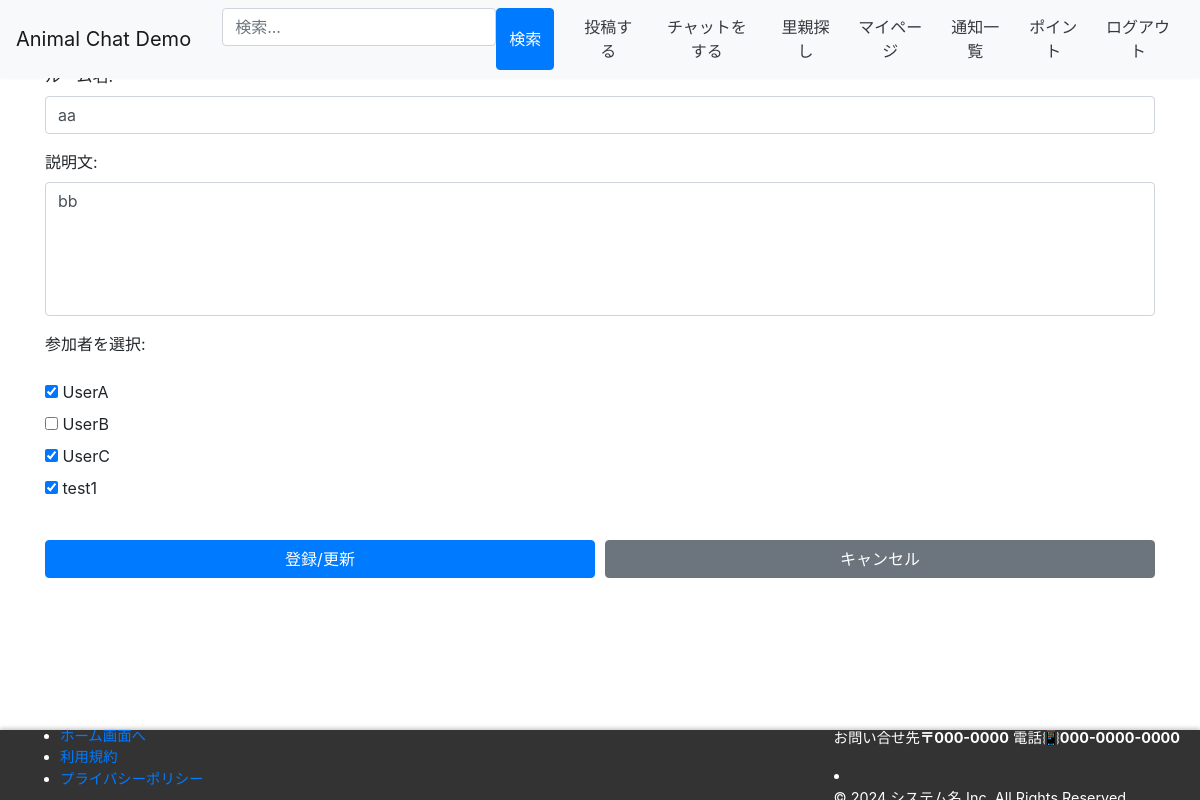
Before: /chat/update/room/9 (signed in) with the older database file.
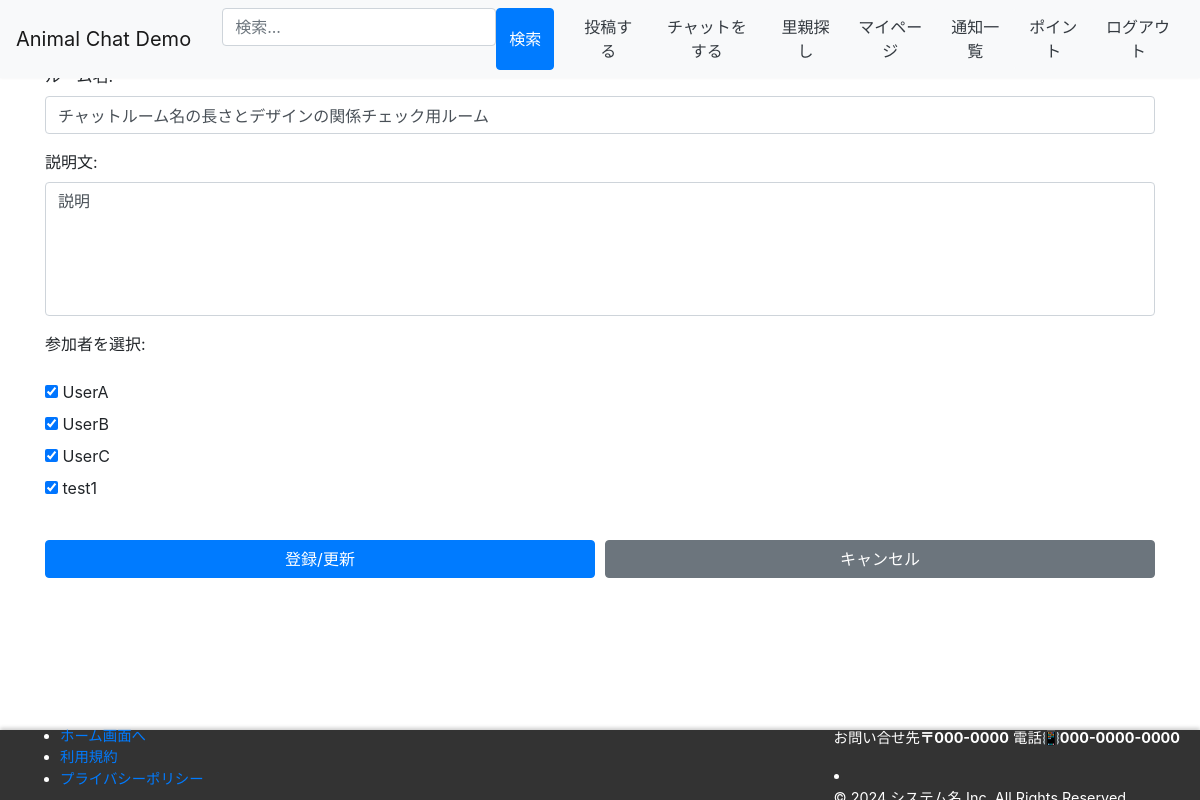
After: the same page with the newer database file.
### chat/models.py (models this page shows, shortened)
class Room(models.Model):
    host = models.ForeignKey(User, on_delete=models.CASCADE)
    name = models.CharField(gettext_lazy('ルーム名'), max_length=64)
    description = models.TextField(gettext_lazy('説明文'), max_length=128)
    participants = models.ManyToManyField(User, related_name='rooms', verbose_name=gettext_lazy('参加者を選択'), blank=True)
    created_at = models.DateTimeField(gettext_lazy('Created time'), default=timezone.now)
    objects = RoomQueryset.as_manager()
    def is_host(self, user=None):
        return user is not None and self.host.pk == user.pk

### chat/views.py (the view)
# urls.py: path('update/room/<int:pk>', views.UpdateRoom.as_view(), name='update_room'),
class UpdateRoom(LoginRequiredMixin, OnlyRoomHostMixin, UpdateView):
    model = models.Room
    template_name = 'chat/room_form.html'
    form_class = forms.RoomForm
    success_url = reverse_lazy('chat:index')

### chat/forms.py
class RoomForm(forms.ModelForm):
    class Meta:
        model = models.Room
        fields = ('name', 'description', 'participants')
        widgets = {
            'name': forms.TextInput(attrs={
                'placeholder': gettext_lazy('ルーム名を入力してください'),
                'class': 'form-control',
            }),
            'description': forms.Textarea(attrs={
                'rows': 5,
                'cols': 10,
                'style': 'resize: none',
                'placeholder': gettext_lazy('説明を入力してください'),
                'class': 'form-control',
            }),
            'participants': forms.CheckboxSelectMultiple(attrs={
            }),
        }
    def __init__(self, *args, **kwargs):
        super().__init__(*args, **kwargs)
        self.fields['participants'].queryset = User.objects.filter(is_staff=False)#,created_by__username__contains=idlist)

### accounts/models.py (called while the page is built)
    def __str__(self):
        return self.__unicode__()

    def __unicode__(self):
        return self.screen_name or self.email

### chat/views.py (called while the page is built)
    def test_func(self):
        room = self.get_object()
        return room.is_host(self.request.user)

### templates/chat/room_form.html (shortened to what this page needs)
{% extends 'base.html' %}
{% block content %}
<div class="row justify-content-center mb-1">
    <div class="col-12">
        <form method="POST">
            <div class="form-row">
                <div class="col-12">
                    {{ form.as_p }}
                </div>
            </div>
            <div class="form-row mt-3">
                <div class="col-6">
                    <button type="submit" class="btn btn-primary btn-block">登録/更新</button>
                </div>
                <div class="col-6">
                    <a href="{% url 'chat:index' %}" class="btn btn-secondary btn-block">キャンセル</a>
                </div>
            </div>
        </form>
    </div>
</div>
{% endblock %}

Changed rows visible on the page:
changed Room: name "aa" → "チャットルーム名の長さとデザインの関係チェック用ルーム"; description "bb" → "説明"
Other visible differences:
form field participants: "☑ ☐ ☑ ☑" → "☑ ☑ ☑ ☑"
